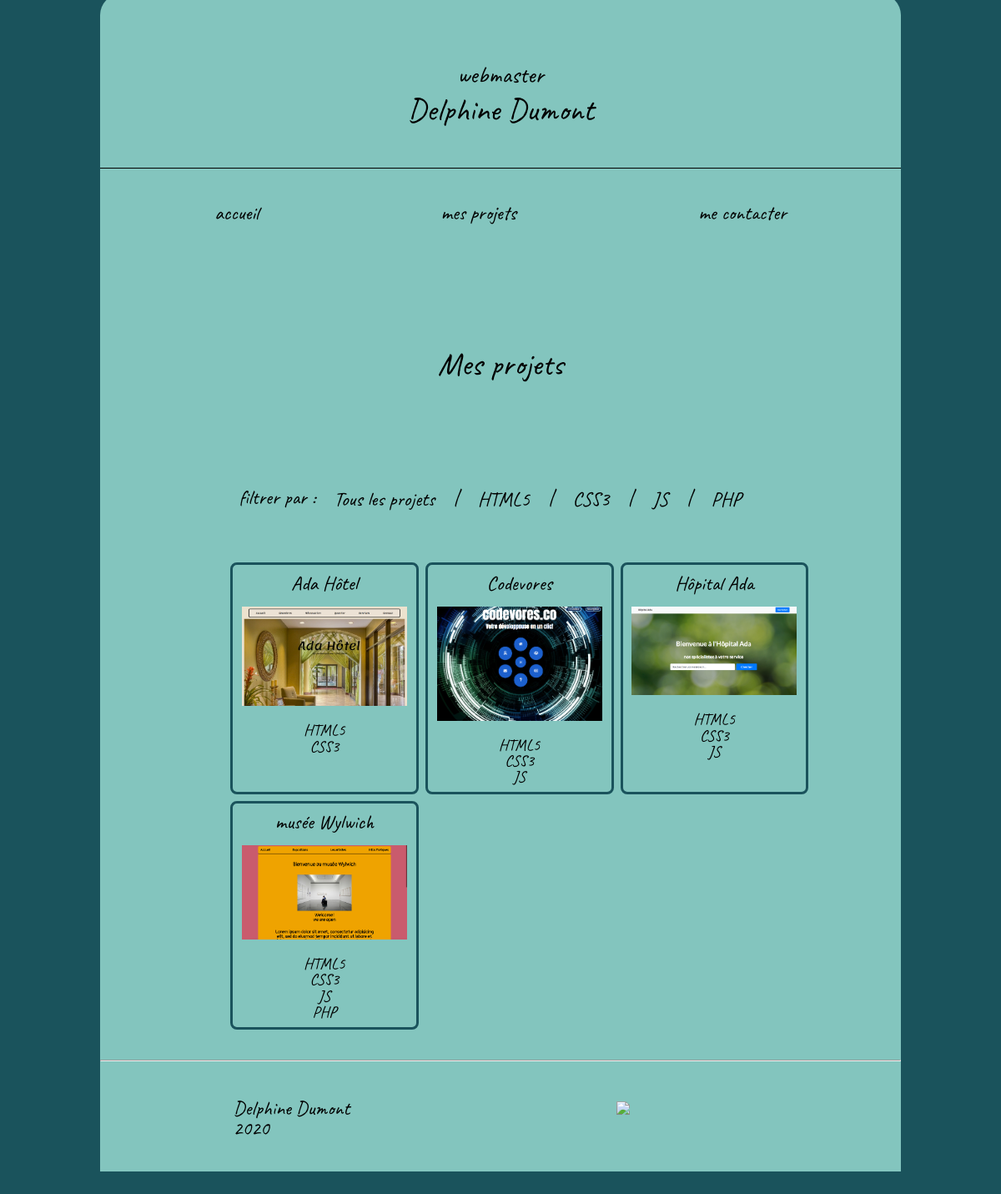
Page /projet_liens.php on the committed database.
### tables this page shows
CREATE TABLE `technologie` (
  `id_techno` int(11) NOT NULL,
  `nom_techno` varchar(250) NOT NULL
);

CREATE TABLE `projet` (
  `id_projet` int(11) NOT NULL,
  `titre_projet` varchar(250) NOT NULL,
  `chapo` varchar(250) DEFAULT NULL,
  `texte` text NOT NULL,
  `annee_realisation` int(11) NOT NULL,
  `client` varchar(250) DEFAULT NULL,
  `lien` varchar(250) DEFAULT NULL,
  `ordre` int(11) NOT NULL,
  `online` tinyint(1) DEFAULT NULL
);

### projet_liens.php (the view, shortened to what this page needs)
<?php
include "config.php";
include PATH_TEMPLATE . "include/head.php";
?>
  <h1>Mes projets</h1>
      <div class="listeTechno">
        <h2 class="ftsz_1"> filtrer par :</h2>
        <a href="#">Tous les projets</a>
          <?php
          $query = $bdd->query("select * from technologie");
          $result_technos = $query -> fetchAll();
          foreach($result_technos as $key => $techno) {
            $url_techno = "projet_par_techno.php?lien_techno=" . $techno["nom_techno"];
            echo " | <a href='$url_techno'>" . $techno["nom_techno"] . "</a>";
          }
           ?>
      </div>
<div class="contenair_projets">
  <?php
  $reponse = $bdd->query("select * from projet order by ordre");
  $result_projet = $reponse -> fetchAll();
   foreach($result_projet  as $key => $projet) {
          echo "<div class='tousProjets'>";
          echo "<a href='projet.php?projetChoisi=$projet[id_projet]'> $projet[titre_projet]";
          echo html_image("image/projet/" .  $projet["titre_projet"] . "1.jpg","demoImage" );
  $jointure = $bdd->query("SELECT titre_projet, nom_techno
            FROM projet, technologie, projet_techno
            WHERE projet.id_projet = projet_techno.projet_id
            AND projet_techno.techno_id = technologie.id_techno
            AND projet.titre_projet = '$projet[titre_projet]' ");
  $result_techno = $jointure -> fetchAll();
              foreach($result_techno  as $key => $techno) {
                echo "<h3>" . $techno["nom_techno"] . "</h3>" ;
              }
              echo "</a></div>";
    }
        ?>
 </div>
<?php
include PATH_TEMPLATE . "include/footer.php";
?>

### fonctions_utiles.php (shortened to what this page needs)
<?php
function html_image($urlImage, $classHtml = "") {
        if(is_file(CV_PATH_SITE .$urlImage)) {
            return "<img src='".CV_URL_SITE."/$urlImage' class='$classHtml'>";
        }
        return "";
}

### template/site2020/css/mes_styles.css (style rules this page uses)
html, body, div, span, applet, object, iframe, h1, h2, h3, h4, h5, h6, p, blockquote, pre, a, abbr, acronym, address, big, cite, code, del, dfn, em, img, ins, kbd, q, s, samp, small, strike, strong, sub, sup, tt, var, b, u, i, center, dl, dt, dd, ol, ul, li, fieldset, form, label, legend, table, caption, tbody, tfoot, thead, tr, th, td, article, aside, canvas, details, embed, figure, figcaption, footer, header, hgroup, menu, nav, output, ruby, section, summary, time, mark, audio, video { margin: 0; padding: 0; border: 0; font-size: 100%; font: inherit; vertical-align: baseline; }
body { line-height: 1; }
.ftsz_1 { font-size: 1em; }
body { background-color: #1a535c; font-family: 'Caveat', cursive; font-size: 1.5em; }
h1, p { text-align:center; width: 80%; height: auto; padding-left: 10%; padding-bottom: 8vh; }
h1 { font-size: 1.6em; padding-top: 15vh; margin-bottom: 8vh; }
a { text-decoration: none; padding: 2px 1px 0; color: black; }
.listeTechno { display: flex; flex-direction: row; flex-wrap: wrap; justify-content: space-around; width: 65%; padding-left: 13vw; padding-bottom: 6vh; }
.contenair_projets { display: flex; flex-direction: row; flex-wrap: wrap; min-height: 63vh; padding: 1rem; padding-left: 13vw; }
.tousProjets { display: flex; flex-direction: row; flex-wrap: wrap; text-align: center; border: 3px solid #1A535C; border-radius: 0.5rem; margin: 0rem 0.5rem 0.5rem 0rem; max-width: 17vw; padding: 1%; }
.tousProjets h3 { font-size: 0.8em; }
.demoImage { width: 98%; object-fit: contain; margin-top: 2vh; margin-bottom: 2vh; }
.logo, img { width: 19%; }

### rows in the picture
technologie: nom_techno "HTML5"
technologie: nom_techno "CSS3"
technologie: nom_techno "JS"
technologie: nom_techno "PHP"
projet: titre_projet "Ada Hôtel", shows a picture, technologie.nom_techno "HTML5", technologie.nom_techno "CSS3"
projet: titre_projet "Codevores", shows a picture, technologie.nom_techno "HTML5", technologie.nom_techno "CSS3", technologie.nom_techno "JS"
projet: titre_projet "Hôpital Ada", shows a picture, technologie.nom_techno "HTML5", technologie.nom_techno "CSS3", technologie.nom_techno "JS"
projet: titre_projet "musée Wylwich", shows a picture, technologie.nom_techno "HTML5", technologie.nom_techno "CSS3", technologie.nom_techno "JS", technologie.nom_techno "PHP"

### other values in the picture
NOM_DU_TITLE "Delphine Dumont"
